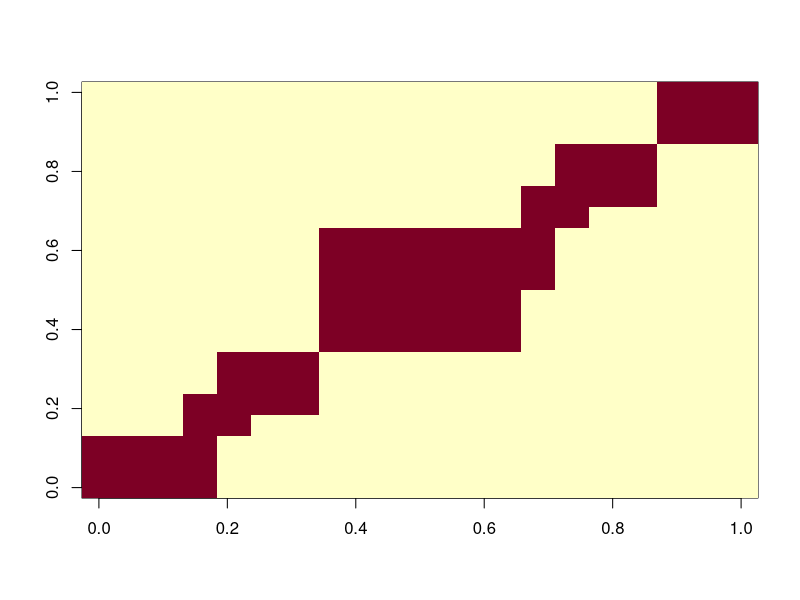
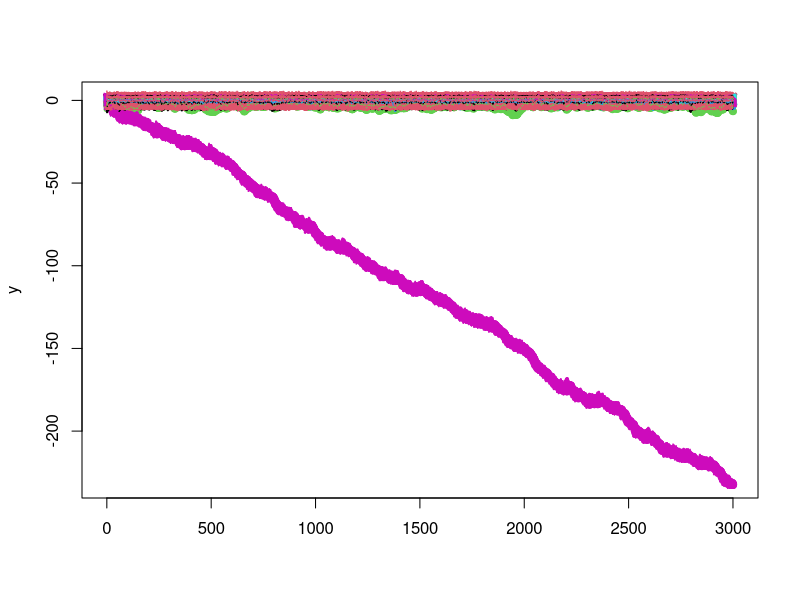
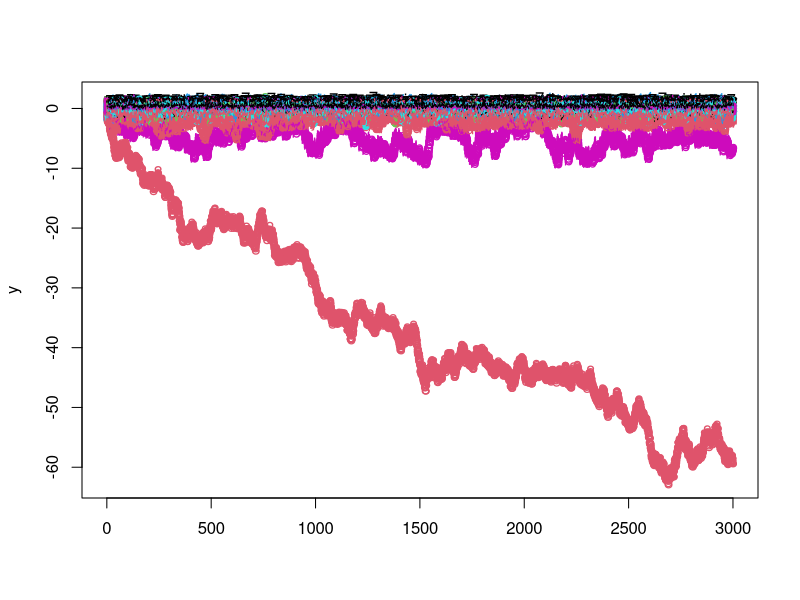
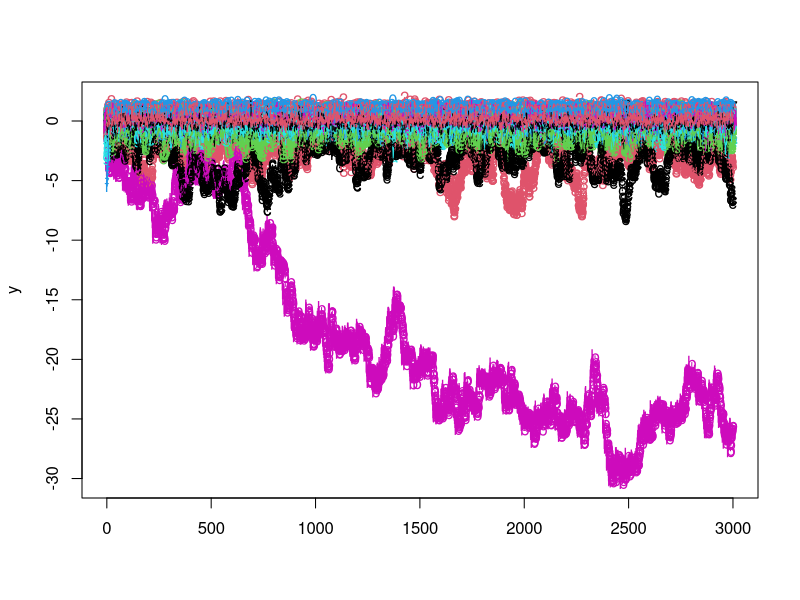
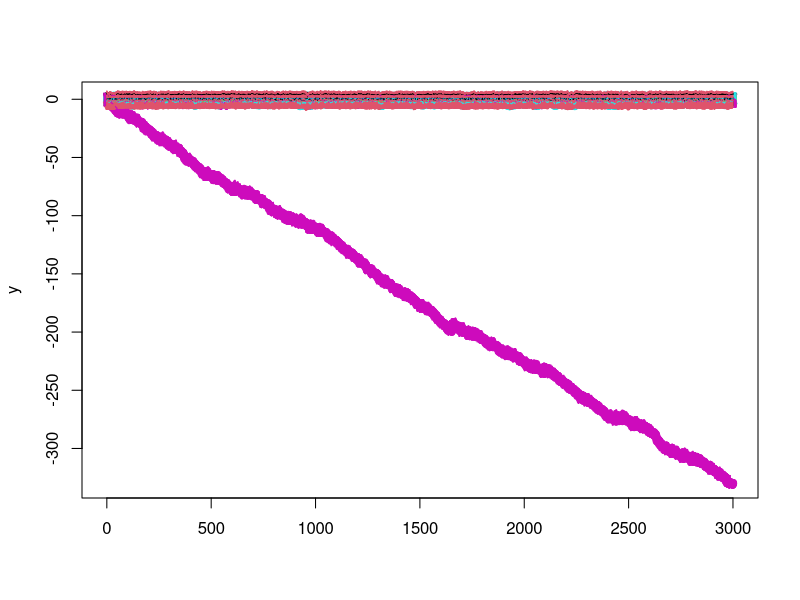
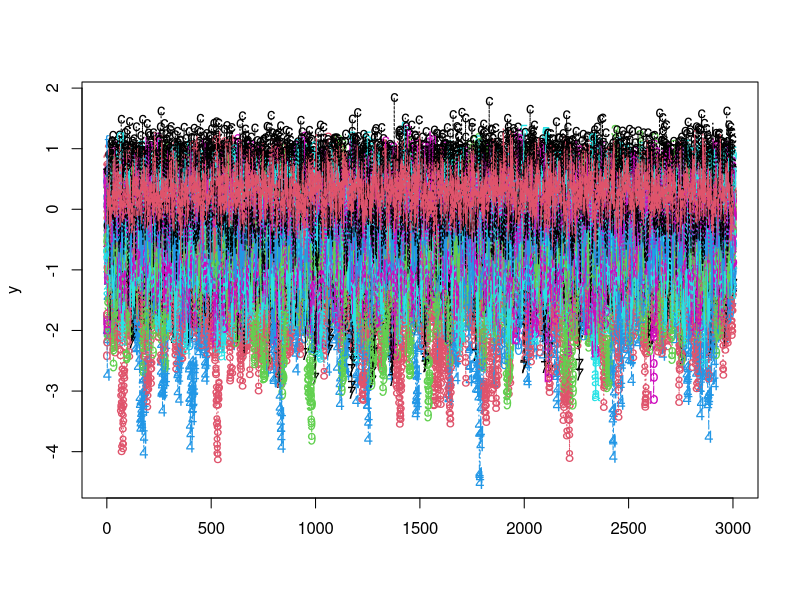
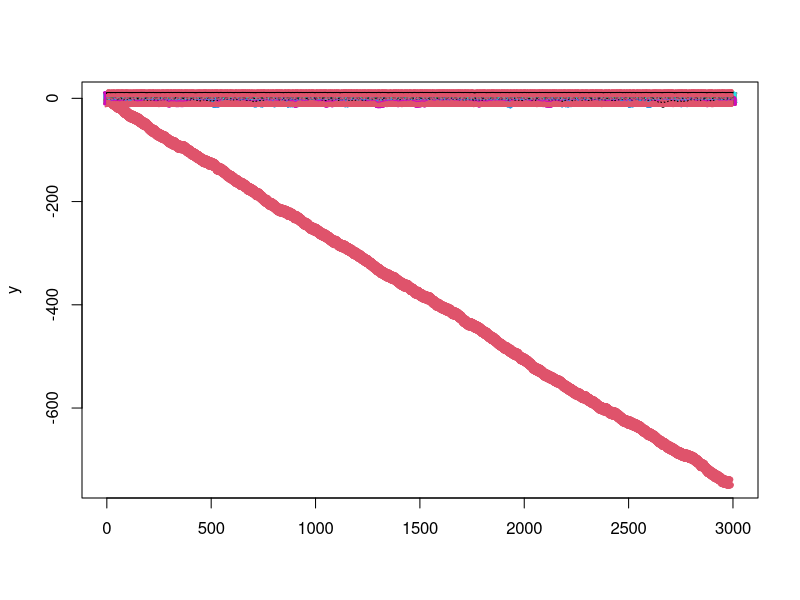
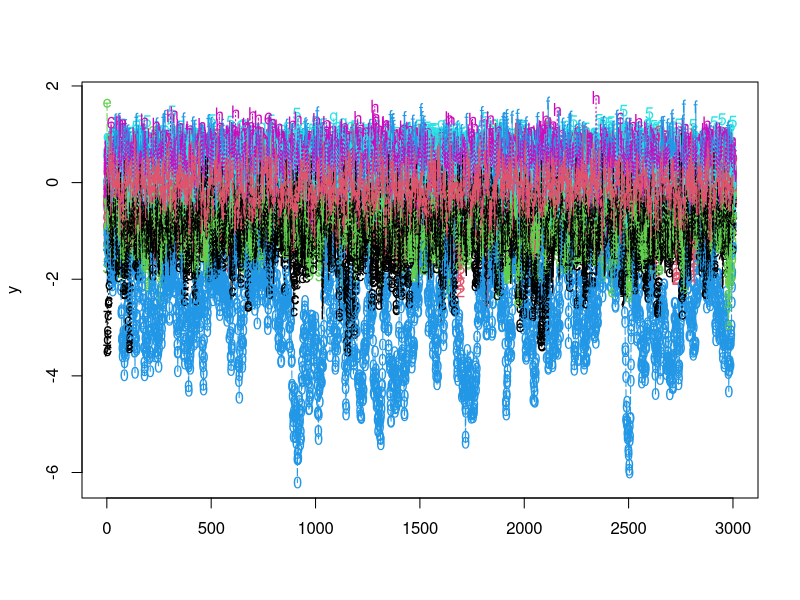

R code for these plots, in order: (Note: a time limit stopped this script after it produced the figures.)
### FB 24/04/2019 -- Dominant lyapunov exponent code, following Dennis et al. 2001
### [Dennis, B., Desharnais, R. A., Cushing, J. M., Henson, S. M., & Costantino, R. F. (2001). Estimating chaos and complex dynamics in an insect population. Ecological Monographs, 71(2), 277-303.]
### Computes Lyapunov exponents for our stochastic 20-species interaction model

### In that case, the Jacobian is calculated on the log-scale so the model output should be on the logscale too

rm(list=ls())
graphics.off()

### 1. Definition of the Jacobian

### Now we need it around each point
Jacobian <-function(z,alph){
  nsp = length(z)
  N_mat = matrix(rep(as.vector(exp(z)),nsp),nsp,nsp,byrow=T)
  J = diag(nsp) + alph*N_mat
  return(J)
}

### 2. Interaction matrix

### We use the one below, modifying a 10 species model
interactions10species = rbind(c(1,1,1,0,0,0,0,0,0,0),
                              c(1,1,1,0,0,0,0,0,0,0),
                              c(1,1,1,0,0,0,0,0,0,0),
                              c(1,1,1,1,1,0,0,0,0,0),
                              c(0,0,0,1,1,1,1,0,0,0),
                              c(0,0,0,0,1,1,1,0,0,0),
                              c(0,0,0,0,1,1,1,0,0,0),
                              c(0,0,0,0,0,0,0,1,1,1),
                              c(0,0,0,0,0,0,0,1,1,1),
                              c(0,0,0,0,0,0,0,1,1,1))
null_mat = matrix(0,10,10)
interaction_matrix = rbind(cbind(interactions10species,null_mat),cbind(null_mat,interactions10species))
### Adding some links between the two main compartments by adding a big connected cluster
interaction_matrix[8:13,8:13] = matrix(1,6,6) ## module filled with ones
interaction_matrix
image(interaction_matrix)
nspecies = nrow(interaction_matrix)

### 3. Simulation and computation of SLE

# How many repeats? 
nrepeats=25
LE = rep(0,nrepeats)
ModEig = rep(0,nrepeats) # Fixed point 
### High-level parameters
tmax=3000 ## so that the computation stays practical
index_time=1:tmax
# Temporal noise on the population growth rate in logarithmic scale 
sigma=0.3 # Sigma^2= 0.1

niter=1

while (niter<(nrepeats+1))
{
  
  ### Part 3a - Finding feasible parameter set
  
  print(paste("site/repeat =",niter))
  
  # Nonlinear LV discrete-time (Ricker) competition
  stability_crit = 1.5 #initializing stability criteria
  ### Use feasability (strictly positive interior fixed point) with min threshold for abundances
  
  while(stability_crit >1){
    print("Try out new parameter set for LV model")
    
    ### Simulate the A = (alpha_ij) matrix
    min_inter_pos = 0.05
    max_inter_pos = 0.10
    min_inter_neg = -0.1
    max_inter_neg = -0.2
    min_intra = - 0.8
    max_intra = -0.3
    frac_pos = 0.2
    ### To avoid introducing too weak interactions, we change the techniques
    ### There is a fraction of positive interactions, set to frac_pos, which is set to 20% of off-diagonal interactions
    ### If a Bernouilli draw decides positive, drawn from a Beta distrib for positive values and else from a Beta distrib for negative values
    ### The Beta distribution is scaled, so that the min_inter_pos max_inter_pos, min_inter_neg, max_inter_neg, min_intra,max_intra 
    ### specify instead the distribution. I could use Uniform even (would be easiest to compute the variance). 
    
    alpha=interaction_matrix
    for (ki in 1:nspecies){
      for (kj in 1:nspecies){
        noise_strength=rbeta(1,2,2) ### so that there's a min interaction strength
        ## noise_strength=runif(1,0,sigma_A) ## somewhat arbitrary but chosen to keep sign and magnitude of interaction in check
        if (ki==kj){alpha[ki,kj]= alpha[ki,kj]*(min_intra+(max_intra-min_intra)*noise_strength) } 
        else  { sign_inter = rbinom(1,1,frac_pos)
        if (sign_inter==1)
        {
          alpha[ki,kj]= alpha[ki,kj]*(min_inter_pos+(max_inter_pos-min_inter_pos)*noise_strength)
        }   
        else {alpha[ki,kj]= alpha[ki,kj]*(min_inter_neg+(max_inter_neg-min_inter_neg)*noise_strength)}
        }
      }
    }
    alpha
    
    ### Simulate the growth rates -- better to simulate them here to check the combination alpha - r is feasible
    r<-runif(nspecies,0.5,1) # Maximal growth rates // could covary with interaction strength later on. 
    # r<-runif(nspecies,2,3) # for more chaotic dynamics. 
    
    ### Equilibrium, mean values - some algebra
    N_star<-solve(alpha) %*% (-r) ### check the equilibrium is feasible, at least with those r values...
    N_star # 
    
    # Simulate the model
    
    Y=matrix(1,nrow=tmax,ncol=nspecies)
    epsilon<-matrix(0, nrow=tmax-1,ncol=nspecies,byrow=TRUE) # Noise on growth rates
    
    for (i in 1:nspecies){
      Y[1,i]=abs(rnorm(1,1,1))} #### Initial condition - most changing part across repeats
    for (t in 1:(tmax-1)){
      epsilon[t,]<-rnorm(nspecies,mean = 0, sd = sigma) # Residual noise on log-population growth rates
      Y[t+1,] = Y[t,]*exp(r+alpha %*% Y[t,] + epsilon[t,]) # Ricker dynamics // Note FB: Beverton-Holt would be another option, more stable
    }
    y=log(Y)
    #y=y-mean(y)
    
    matplot(y)
    matlines(y)
    
    #feasible = (min(y)>(-25))
    #if (feasible==TRUE){print("Found LV TS")}
    #found one right parameter set 
    if (min(N_star)>0.00001){stability_crit=0.5; print("Found LV param set")}

  }


### Part 3b - LE computation (within the loop on repeats)

#Initializing
s=rep(1,tmax)
J1 = Jacobian(y[1,],alpha)
s[1]=norm(J1,type="2");
S=J1/s[1];
productStemp=S;

for (t in 2:tmax){
  J = Jacobian(y[t,],alpha)
  s[t]=norm(J%*%productStemp,type="2");
  S=J/s[t];
  productStemp=S%*%productStemp;
}
### Store and print Lyapunov exponent
LE[niter]=(1/tmax)*sum(log(s));
print(paste("SLE = ",LE[niter]))

# computes whether the fixed point Nstar is stable. 
Jstar = Jacobian(log(N_star),alpha)
ModEig[niter]=max(Mod(eigen(Jstar)$values))

print(paste("Modulus eigenvalue (fixed point)= ",ModEig[niter]))

### Increment iteration counter
niter=niter+1

}

LE

## -0.020174461 -0.122244437 -0.028048958 -0.084889740 -0.021444842 -0.097381420 -0.089103743 -0.022303016 -0.016130163
## -0.008933913 -0.041934415 -0.019597191 -0.022439223 -0.038746568 -0.013317825 -0.029779366 -0.036169234 -0.005780739
## -0.019796340 -0.061151384 -0.018476075 -0.004844198 -0.069370259 -0.189545005 -0.121243528

## -0.03200816 -0.08300824 -0.17171034 -0.11553928 -0.08729588 -0.03383929 -0.09145159 -0.07055240 -0.17389386 -0.09508202
## -0.10106448 -0.10103577 -0.10846045 -0.05416752 -0.06308711 -0.08895230 -0.01030335 -0.01975854 -0.07279155 -0.08024503
## -0.01234832 -0.08004140 -0.07243068 -0.06091174 -0.01842431

ModEig
